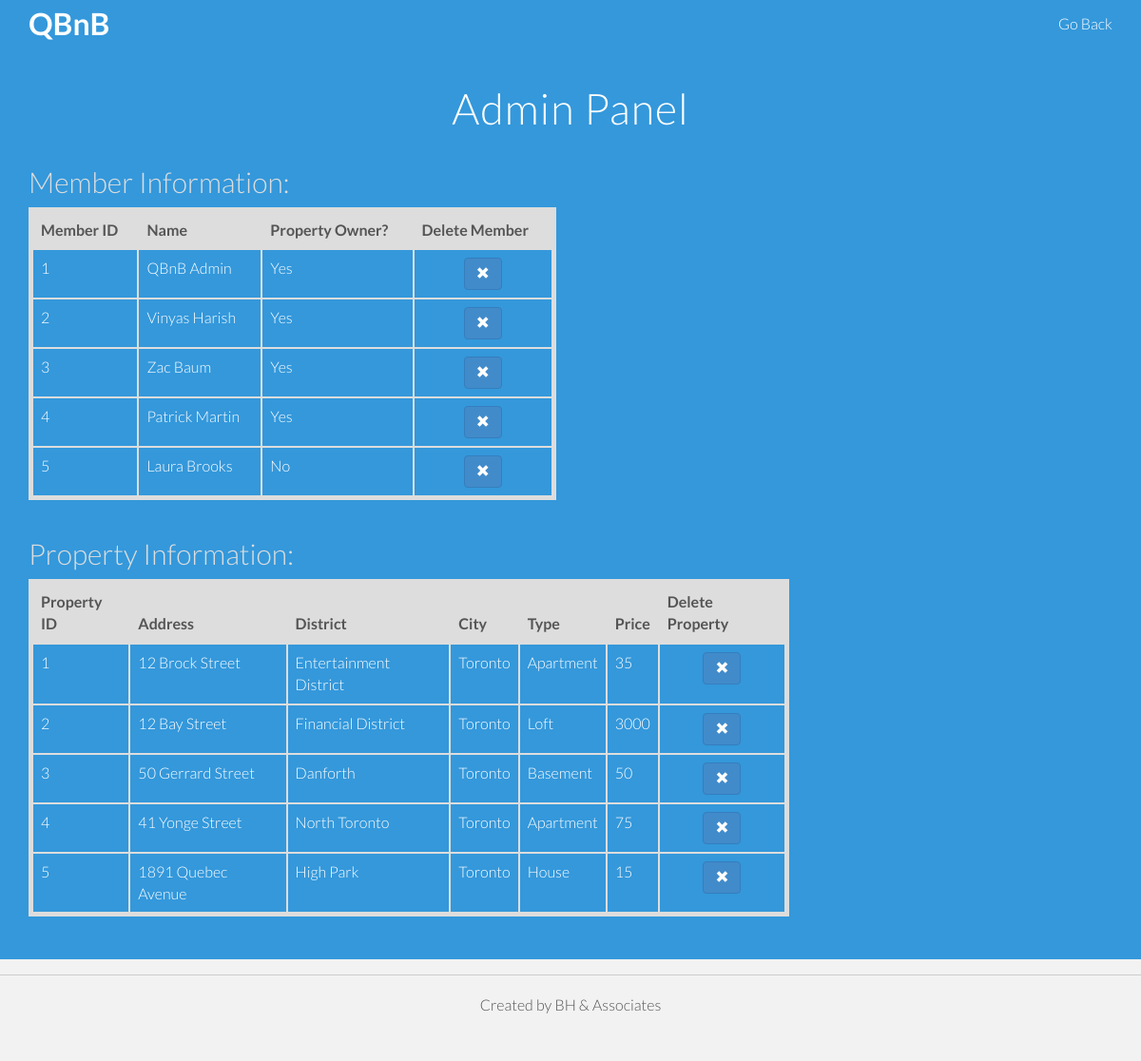
The app's page /QBnBSite/admindash.php, older data.
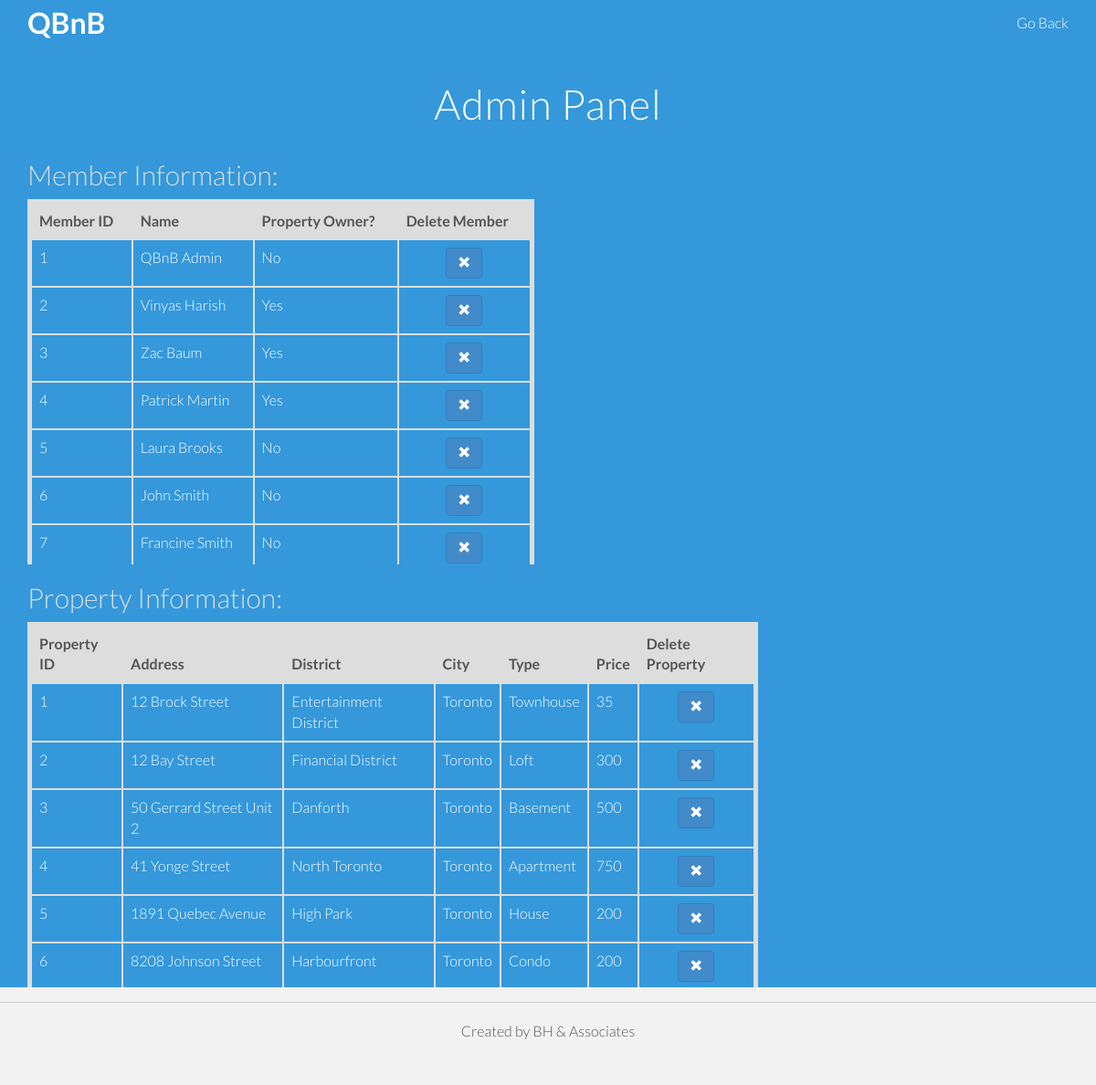
The same page, newer data.
### tables this page shows
CREATE TABLE Member(
  Member_ID int NOT NULL AUTO_INCREMENT,
  F_Name varchar(20) NOT NULL,
  L_Name varchar(20) NOT NULL,
  Email varchar(50) NOT NULL,
  Phone_No bigint(15) NOT NULL,
  Grad_Year int(4) NOT NULL,
  Faculty varchar(20) NOT NULL,
  Degree_Type char(10) NOT NULL,
  Password varchar(180) NOT NULL,
  PRIMARY KEY (Member_ID),
  UNIQUE (Email)
);

CREATE TABLE Property(
  Property_ID int NOT NULL AUTO_INCREMENT,
  Owner_ID int NOT NULL,
  Street_No int NOT NULL,
  Street_Name varchar(30) NOT NULL,
  City varchar(30) NOT NULL,
  Country varchar(30) NOT NULL,
  Postal_Code varchar(10) NOT NULL,
  District_Name varchar(30) NOT NULL,
  Type varchar(15) NOT NULL,
  Price decimal NOT NULL,
  PRIMARY KEY (Property_ID),
  FOREIGN KEY (District_Name) references District(District_Name) ON UPDATE CASCADE ON DELETE CASCADE,
  FOREIGN KEY (Owner_ID) references Member(Member_ID) ON UPDATE CASCADE ON DELETE CASCADE
);

### QBnBSite/admindash.php (the view, shortened to what this page needs)
<!DOCTYPE html>
<html lang="en">
	<head>
		<link href="css/bootstrap.css" rel="stylesheet">
		<link href="css/main.css" rel="stylesheet">
	</head>
 	<body>
		<div class="navbar navbar-default navbar-fixed-top">
	     	<div class="container">
	        	<div class="navbar-header">
		         	<a class="navbar-brand" href="userdash.php"><b>QBnB</b></a>
		        </div>
		        <div class="navbar-collapse collapse">
	         		<ul class="nav navbar-nav navbar-right">
	         			<li class="active dropdown">
							<li>
								<a href="userdash.php">Go Back</a>
							</li>
						</li>
	         		</ul>
	        	</div>
		    </div>
	    </div>
	    <div class="navbar navbar-default navbar-fixed-top">
	     	<div class="container">
	        	<div class="navbar-header">
		         	<a class="navbar-brand" href="userdash.php"><b>QBnB</b></a>
		        </div>
		        <div class="navbar-collapse collapse">
	         		<ul class="nav navbar-nav navbar-right">
	         			<li class="active dropdown">
							<li>
								<a href="userdash.php">Go Back</a>
							</li>
						</li>
	         		</ul>
	        	</div>
		    </div>
	    </div>
		<div id="headerwrap" style="padding-top: 50px; min-height: 590px;">
			<div class="container">
				<div class="row">
					<div class="col-lg-6 col-lg-offset-3">
						<h1 style="text-align: center">Admin Panel</h1>
					</div>
				</div>
				<div class="row">
					<div class="col-lg-6">
							<h2 style="color: #dddddd;">Member Information:</h2>
							<div style="max-height: 400px !important; overflow: scroll;">
								<table class="table table-bordered table-hover">
						            <thead style="background-color: #dddddd">
						                <th>Member ID</th>
						                <th>Name</th>
						                <th>Property Owner?</th>
						                <th>Delete Member</th>
						            </thead>
								<?php
								 			include_once 'config/connection.php';
											$queryBasicMemberInfo = "SELECT Member_ID, F_Name, L_Name
																							 FROM Member";
											$queryBasicMemberInfo = mysqli_query($con,$queryBasicMemberInfo);
											while ($rowMember = mysqli_fetch_array($queryBasicMemberInfo)){
												echo "<tbody style='color: white;'>";
												echo "<tr><td>".$rowMember['Member_ID']."</td>";
												echo "<td>".$rowMember['F_Name'].' '.$rowMember['L_Name']."</td>";
												$queryCheckIfOwner = "SELECT Property_ID
																							FROM Property
																							WHERE Owner_ID = '$rowMember[Member_ID]'";
												$queryCheckIfOwner = mysqli_query($con, $queryCheckIfOwner);
												if (mysqli_num_rows($queryCheckIfOwner) == 0)
													echo "<td> No </td>";
												else {
													echo "<td> Yes </td>";
												}
												echo "<td align='center'> <button type='button' class='btn btn-l btn-primary' data-toggle='popover'>";
												echo "<span class='glyphicon glyphicon-remove' text-align = center aria-hidden='true'></span></button>";
												echo "<div id='popover-content' class='hide'></td>";
											}
								?>
								</table>
							</div>
					</div>
				</div>
				<div class="row">
					<div class="col-lg-6">
							<h2 style="color: #dddddd">Property Information:</h2>
							<div style="height: 400px !important; overflow: scroll; width: 800px;">
								<table class="table table-bordered table-hover">
						            <thead style="background-color: #dddddd">
						                <th>Property ID</th>
						                <th>Address </th>
						                <th>District</th>
						                <th>City</th>
														<th>Type</th>
						                <th>Price</th>
						                <th>Delete Property</th>
						            </thead>
												<?php
												 			include_once 'config/connection.php';
															$queryBasicPropInfo = "SELECT Property_ID, Street_No, Street_Name, District_Name, City, Type, Price
																										 FROM Property";
															$queryBasicPropInfo = mysqli_query($con,$queryBasicPropInfo);
															while ($rowProperty = mysqli_fetch_array($queryBasicPropInfo)){
																echo "<tbody style='color: white;'>";
																echo "<tr><td>".$rowProperty['Property_ID']."</td>";
																echo "<td>".$rowProperty['Street_No'].' '.$rowProperty['Street_Name']."</td>";
																echo "<td>".$rowProperty['District_Name']."</td>";
																echo "<td>".$rowProperty['City']."</td>";
																echo "<td>".$rowProperty['Type']."</td>";
																echo "<td>".$rowProperty['Price']."</td>";
																echo "<td align='center'> <button type='button' class='btn btn-l btn-primary' data-toggle='popover'>";
																echo "<span class='glyphicon glyphicon-remove' text-align = center aria-hidden='true'></span></button>";
																echo "<div id='popover-content' class='hide'></td>";
															}
											?>
								</table>
							</div>
					</div>
				</div>
				</div>
			</div>
		<hr>
		<div class="container">
			<p class="centered">Created by BH &amp; Associates</p>
		</div>
	</body>
</html>

### QBnBSite/css/main.css (style rules this page uses)
body { background-color: #f2f2f2; font-family: 'Lato', sans-serif; font-weight: 300; font-size: 16px; color: #555; -webkit-font-smoothing: antialiased; -webkit-overflow-scrolling: touch; }
h1, h2, h3, h4, h5, h6 { font-family: 'Lato', sans-serif; font-weight: 300; color: #333; }
h1 { font-size: 40px; }
p { line-height: 28px; margin-bottom: 25px; font-size: 16px; }
.centered { text-align: center; }
a { color: #3498db; word-wrap: break-word; -webkit-transition: color 0.1s ease-in, background 0.1s ease-in; -moz-transition: color 0.1s ease-in, background 0.1s ease-in; -ms-transition: color 0.1s ease-in, background 0.1s ease-in; -o-transition: color 0.1s ease-in, background 0.1s ease-in; transition: color 0.1s ease-in, background 0.1s ease-in; }
a:before, a:after { -webkit-transition: color 0.1s ease-in, background 0.1s ease-in; -moz-transition: color 0.1s ease-in, background 0.1s ease-in; -ms-transition: color 0.1s ease-in, background 0.1s ease-in; -o-transition: color 0.1s ease-in, background 0.1s ease-in; transition: color 0.1s ease-in, background 0.1s ease-in; }
hr { display: block; height: 1px; border: 0; border-top: 1px solid #ccc; margin: 1em 0; padding: 0; }
.navbar-default { background-color: #3498db; border-color: transparent; }
.navbar-default .navbar-brand { color: white; font-size: 200% }
.navbar-default .navbar-nav > li > a { color: white; }
#headerwrap { background-color: #3498db; margin-top: -20px; padding-top: 200px; background-attachment: relative; background-position: center center; min-height: 680px; width: 100%; -webkit-background-size: 100%; -moz-background-size: 100%; -o-background-size: 100%; background-size: 100%; -webkit-background-size: cover; -moz-background-size: cover; -o-background-size: cover; background-size: cover; }
#headerwrap h1 { margin-top: 60px; margin-bottom: 15px; color: white; font-size: 45px; font-weight: 300; letter-spacing: 1px; }
.table-bordered { border: 5px solid #dddddd; }
.table-bordered > thead > tr > th, .table-bordered > tbody > tr > th, .table-bordered > tfoot > tr > th, .table-bordered > thead > tr > td, .table-bordered > tbody > tr > td, .table-bordered > tfoot > tr > td { border: 2px solid #dddddd; }

Row changes from the older to the newer data that the page shows:
computed for member "QBnB": text "Yes" → "No"
added member: Member_ID "6", F_Name "John", L_Name "Smith", shows "No"
added member: Member_ID "7", F_Name "Francine", L_Name "Smith", shows "No"
changed property "Brock Street": Type "Apartment" → "Townhouse"
changed property "Bay Street": Price "3000" → "300"
changed property "Danforth": Street_Name "Gerrard Street" → "Gerrard Street Unit 2"; Price "50" → "500"
changed property "Yonge Street": Price "75" → "750"
changed property "Quebec Avenue": Price "15" → "200"
added property: Property_ID "6", Street_No "8208", Street_Name "Johnson Street", District_Name "Harbourfront", City "Toronto", Type "Condo", Price "200"
